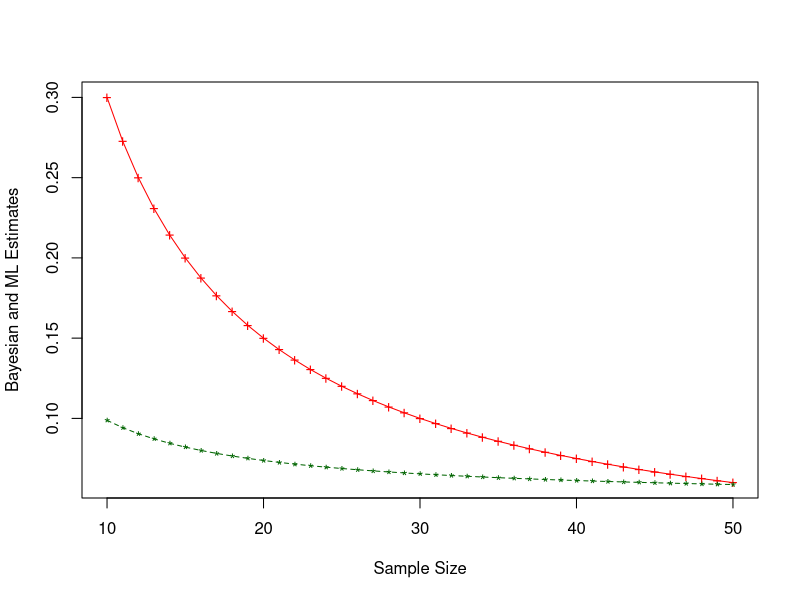

The R source for this figure:
set.seed(seed=1234)
l=function(t,a,b)
{
 m=rgamma(t,a,b)
 M=matrix(m,nrow=t)
 M
}
A=l(50,2,9)
A
E=function(n,i)
{
 x=rpois(n,A[i,])
 x_bar=sum(x)/n
 x_bar
}
J=function(n,i)
{
 x=rpois(n,A[i,])
 x_bar=mean(x)
 x_bar+(1/(2*n))
}
n=c(10:50)
E(n,1)
J(n,1)
plot(n,E(n,1),col="red",type="o",pch="+",xlab="Sample Size",ylab="Bayesian and ML Estimates")
points(n,J(n,1),col="dark green",pch="*")
lines(n,J(n,1),col="dark green",lty=2)